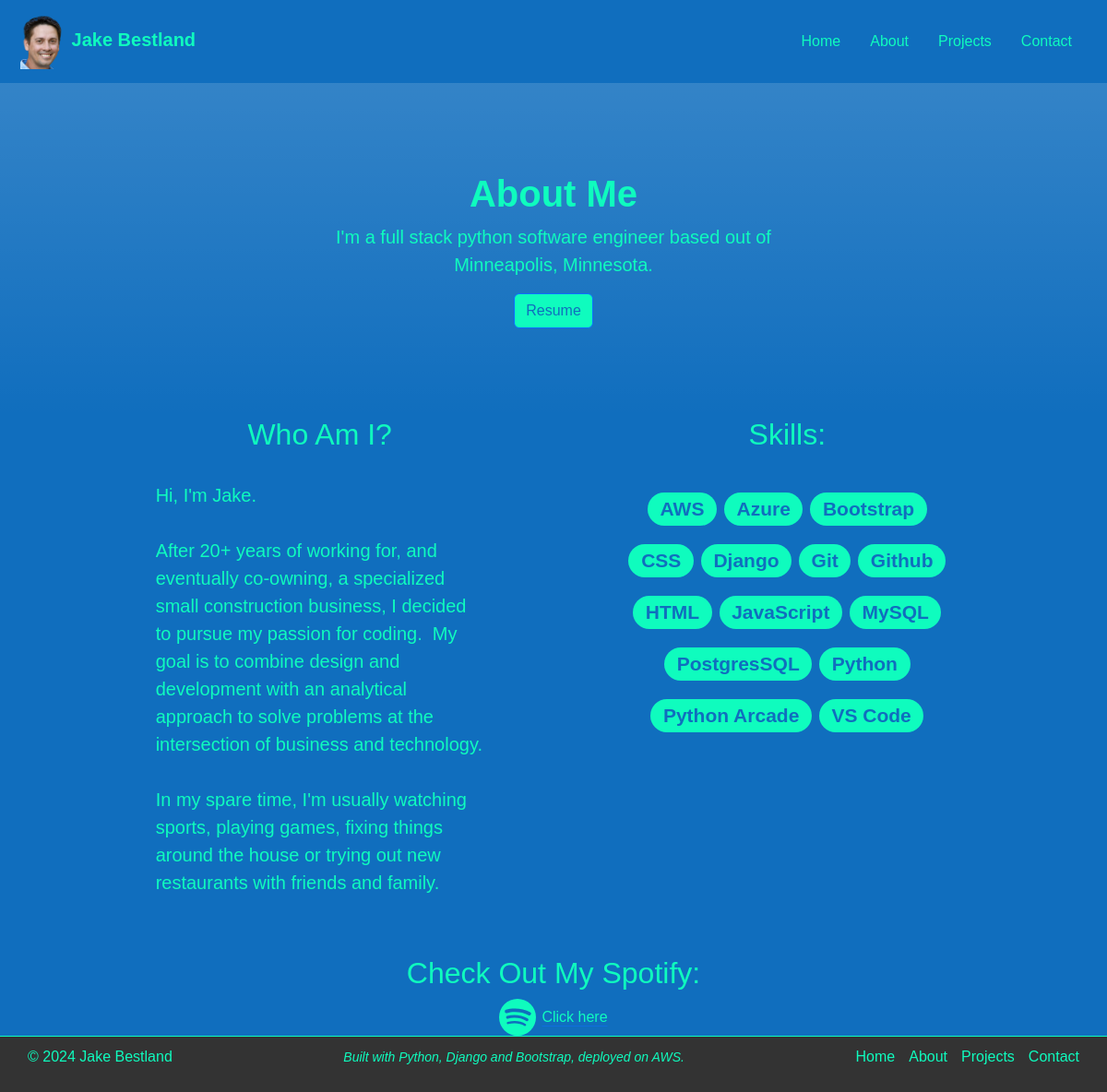
The page /about/ on the database its author committed.
### projects/models.py (models this page shows, shortened)
class AboutMe(models.Model):
    tag_line_text = models.CharField(max_length=200)
    main_text = models.TextField()

class Skill(models.Model):
    name = models.CharField(max_length=100, unique=True)
    class Meta:
        ordering = ['name']
        constraints = [
            UniqueConstraint(
                Lower('name'),
                name='skill_name_case_insensitive_unique',
                violation_error_message= "Skill already exists (case insensitive match)"
            ),
        ]

### projects/views.py (the view)
# urls.py: path('about/', views.about, name='about'),
def about(request):
    skills = Skill.objects.all()
    text = AboutMe.objects.get(id=1)
    context = {
        'skills': skills,
        'text': text
    }
    return render(request, 'projects/about.html', context=context)

### projects/templates/projects/about.html (shortened to what this page needs)
{% extends "base.html" %}
{% load static %}
{% block content %}
<div class="px-4 py-5 text-center bg-gradient">
    <div class="row py-lg-5">
        <div class="col-lg-6 col-md-8 mx-auto">
            <h1 class="fw-normal"><strong>About Me</strong></h1>
            <p class="lead">{{ text.tag_line_text }}</p>
            <a href="{% url 'projects:view_pdf' %}" class="btn btn-primary" style="background-color: #0FFCBE; color: #106EBE;" target="_blank">Resume</a>
        </div>
    </div>
</div>
<div class="container text-center">
    <div class="row justify-content-evenly">
        <div class="col-4">
            <h2 class="fw-light"><strong>Who Am I?</strong></h2><br>
            <p class="lead text-start fs-5" style="white-space: pre-wrap">{{ text.main_text }}</p>
        </div>
        <div class="col-4">
            <h2 class="fw-light"><strong>Skills:</strong></h2><br>
            <p class="fs-3 lh-lg">
                {% for skill in skills %}
                <span class="badge rounded-pill" style="background-color: #0FFCBE; color: #106EBE;">{{ skill.name }}</span>
                {% endfor %}
            </p>
        </div>
    </div>
</div>
<br>
<br>
<div class="container text-center">
    <h2 class="fw-light"><strong>Check Out My Spotify:</strong></h2>
    <div class="d-grid gap-3 d-sm-flex justify-content-center">
        <a class="icon-link icon-link-hover" style="--bs-icon-link-transform: translate3d(0, -.125rem, 0);" href="{% url 'profile' %}">
              Click here
        </a>
    </div>
</div>
{% endblock %}

### projects/static/projects/css/style.css (style rules this page uses)
html, body { margin: 0; padding: 0; height: 100%; overflow-y: auto; }
body { background-color: #106EBE; color: #0FFCBE; font-family: "Gill Sans", sans-serif; display: flex; flex-direction: column; min-height: 100vh; }
.navbar-brand, .nav-link, a { color: #0FFCBE; }

### rows shown on the page
AboutMe: tag_line_text "I'm a full stack python software engineer based out of Minneapolis, Minnesota.", main_text "Hi, I'm Jake. After 20+ years of working for, and eventually co-owning, a specialized small construction business, I decided to pursue my passion for coding. My goal is to combine design and development with an analytical approach to solve problems at the intersection of business and technology. In my spare time, I'm usually watching sports, playing games, fixing things around the house or trying out new restaurants with friends and family."
Skill: name "AWS"
Skill: name "Azure"
Skill: name "Bootstrap"
Skill: name "CSS"
Skill: name "Django"
Skill: name "Git"
Skill: name "Github"
Skill: name "HTML"
Skill: name "JavaScript"
Skill: name "MySQL"
Skill: name "PostgresSQL"
Skill: name "Python"
Skill: name "Python Arcade"
Skill: name "VS Code"
